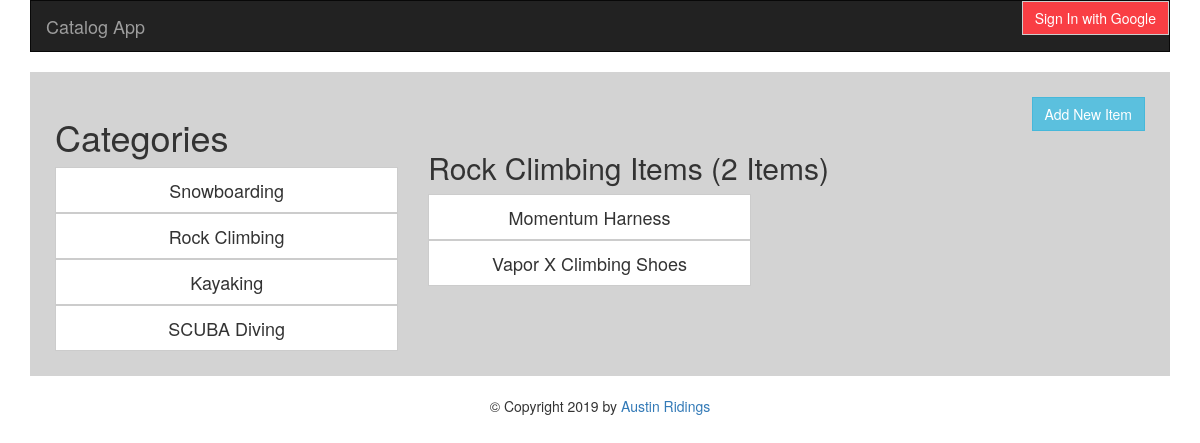
The app's page /catalog/2/items with its own data.
### database.py (models this page shows, shortened)
class Category(Base):
    __tablename__ = 'category'
    id = Column(Integer, primary_key=True)
    name = Column(String(80), nullable=False)
    user_id = Column(Integer, ForeignKey('user.id'))
    user = relationship(User)

class Category_Item(Base):
    __tablename__ = 'category_item'
    id = Column(Integer, primary_key=True)
    name = Column(String(80), nullable=False)
    description = Column(String(255))
    category_id = Column(Integer, ForeignKey('category.id'))
    category = relationship(Category)
    user_id = Column(Integer, ForeignKey('user.id'))
    user = relationship(User)

### app.py (the view)
@app.route('/catalog/<int:category_id>/items', methods=['GET', 'POST'])
def categoryItems(category_id):
    cat = conn.query(Category).filter_by(id=category_id).one()
    cats = conn.query(Category).order_by(Category.id)
    items = conn.query(Category_Item).filter_by(category_id=category_id).all()
    itemcount = conn.query(Category_Item).filter_by(category_id=category_id).count()
    return render_template('category.html', cat=cat, items=items, cats=cats, itemcount=itemcount)

### templates/category.html (shortened to what this page needs)
{% extends "base.html" %}
{% block content %}
    <a class="btn btn-info btn-add" href="{{url_for('addItem', category_id=cat.id)}}">Add New Item</a>
<div class="row">
    <div class="col-md-4">
<h1>Categories</h1>
{% for c in cats %}
<a class="btn btn-default btn-lg btn-catalog" href="{{url_for('categoryItems', category_id = c.id)}}">{{ c.name }}</a>
{% endfor %}
</div>
<div class="col-md-8">
<h2>{{ cat.name }} Items ({{ itemcount }} Items)</h2>
{% for i in items %}
<a class="btn btn-default btn-lg btn-item" href="{{url_for('categoryItem', item_id = i.id, category_id=cat.id)}}">{{ i.name }}</a><br>
{% endfor %}
</div>
</div>
{%endblock%}

### static/style.css (style rules this page uses)
.btn-catalog { width: 100%; border-radius: 0; }
.btn { border-radius: 0; }
.btn-add { float: right; }
.btn-item { width: 45%; }

### records on screen
Category: name "Snowboarding"
Category: name "Rock Climbing"
Category: name "Kayaking"
Category: name "SCUBA Diving"
Category_Item: name "Momentum Harness"
Category_Item: name "Vapor X Climbing Shoes"

### other values on screen
{{ itemcount }} "2"
